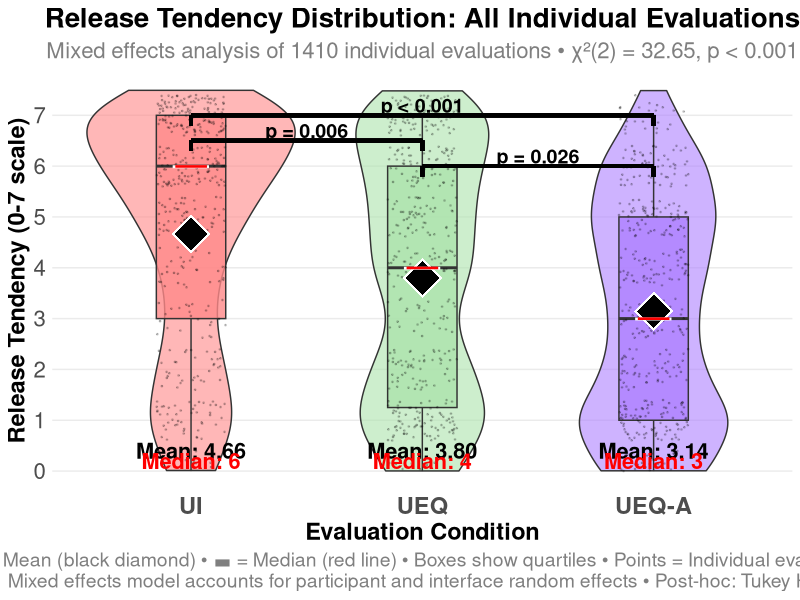
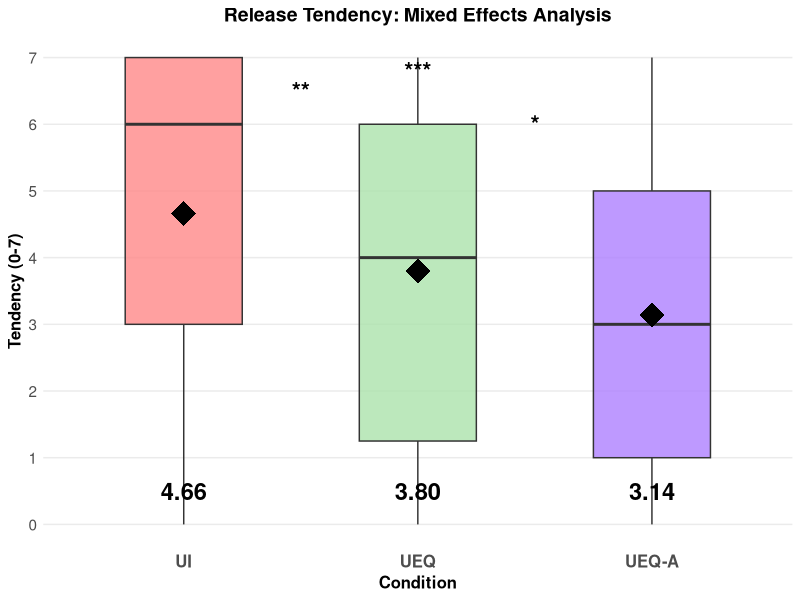
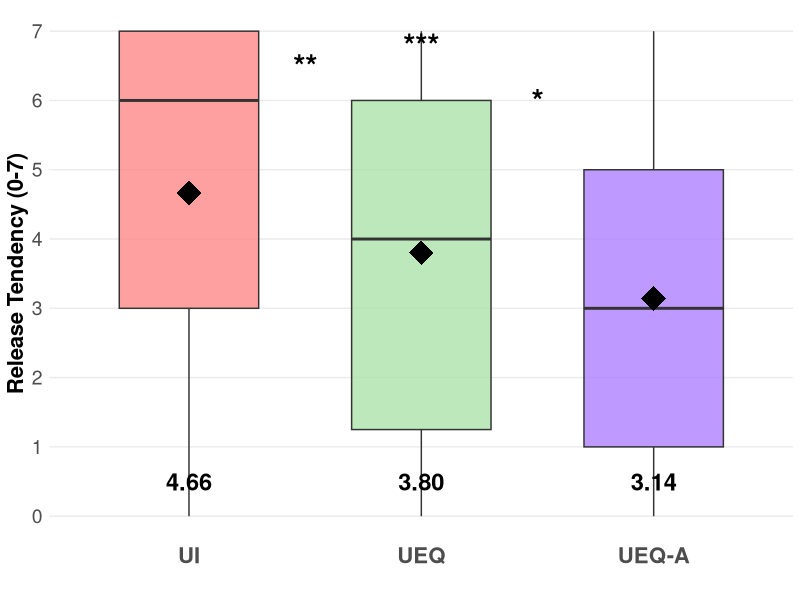

Reproduce these figures in R, in order.
# Enhanced Mixed Effects Analysis: Per-Evaluation Release Tendency with High-Quality Visualization
# Adding boxplots, significance bars, and visible mean/median annotations

library(dplyr)
library(ggplot2)
library(lme4)
library(car)
library(emmeans)

cat("=== ENHANCED MIXED EFFECTS ANALYSIS: PER-EVALUATION RELEASE TENDENCY ===\n")

# Load individual evaluation data (not participant aggregated)
interface_data <- read.csv("results/three_condition_interface_data.csv")

# Update condition names
interface_data$condition_new <- case_when(
  interface_data$condition == "RAW" ~ "UI",
  interface_data$condition == "UEQ" ~ "UEQ", 
  interface_data$condition == "UEQ+Autonomy" ~ "UEQ-A",
  TRUE ~ interface_data$condition
)

# Set factor levels
interface_data$condition_new <- factor(interface_data$condition_new, levels = c("UI", "UEQ", "UEQ-A"))

# Define consistent color scheme
condition_colors <- c("UI" = "#FF8888", "UEQ" = "#ABE2AB", "UEQ-A" = "#AE80FF")

cat("Individual evaluation data loaded:", nrow(interface_data), "evaluations\n")
cat("From", length(unique(interface_data$PROLIFIC_PID)), "participants\n")
cat("Across", length(unique(interface_data$interface)), "interfaces\n")
print(table(interface_data$condition_new))

# Remove missing tendency values
interface_data <- interface_data[!is.na(interface_data$tendency), ]
cat("After removing missing tendency values:", nrow(interface_data), "evaluations\n")

# 1. Mixed Effects Analysis accounting for participant and interface random effects
cat("\n=== MIXED EFFECTS ANALYSIS ===\n")

# Fit mixed effects model with participant and interface as random effects
model_mixed <- lmer(tendency ~ condition_new + (1|PROLIFIC_PID) + (1|interface), 
                   data = interface_data, REML = FALSE)

# ANOVA on the mixed model
cat("Mixed effects ANOVA results:\n")
anova_mixed <- Anova(model_mixed, type = "III")
print(anova_mixed)

# Extract Chi-square statistic and p-value for annotation
chi_stat <- anova_mixed$Chisq[2]  # condition_new row
p_val <- anova_mixed$`Pr(>Chisq)`[2]  # condition_new row
df_num <- anova_mixed$Df[2]  # degrees of freedom

cat(sprintf("\nChi-square(%d) = %.2f, p = %s\n", df_num, chi_stat, 
            if(p_val < 0.001) "< 0.001" else sprintf("= %.3f", p_val)))

# 2. Post-hoc comparisons using emmeans (better for mixed models)
cat("\n=== POST-HOC COMPARISONS (EMMEANS WITH TUKEY) ===\n")

# Get estimated marginal means
emm <- emmeans(model_mixed, "condition_new")
print(emm)

# Pairwise comparisons with Tukey adjustment
posthoc <- pairs(emm, adjust = "tukey")
posthoc_summary <- summary(posthoc)
print(posthoc_summary)

# Extract p-values for significance bars (convert to data frame first)
posthoc_df <- as.data.frame(posthoc_summary)
ui_ueq_p <- posthoc_df$p.value[grepl("UI.*UEQ", posthoc_df$contrast) & !grepl("UEQ-A", posthoc_df$contrast)]
ui_ueqa_p <- posthoc_df$p.value[grepl("UI.*UEQ-A", posthoc_df$contrast)]
ueq_ueqa_p <- posthoc_df$p.value[grepl("UEQ.*UEQ-A", posthoc_df$contrast)]

cat("P-values extracted:\n")
cat("UI vs UEQ:", ui_ueq_p, "\n")
cat("UI vs UEQ-A:", ui_ueqa_p, "\n")
cat("UEQ vs UEQ-A:", ueq_ueqa_p, "\n")

# 3. Descriptive statistics per condition (all evaluations)
cat("\n=== DESCRIPTIVE STATISTICS (ALL EVALUATIONS: 0-7 SCALE) ===\n")

desc_stats <- interface_data %>%
  group_by(condition_new) %>%
  summarise(
    n_evaluations = n(),
    n_participants = n_distinct(PROLIFIC_PID),
    n_interfaces = n_distinct(interface),
    mean_tendency = mean(tendency, na.rm = TRUE),
    sd_tendency = sd(tendency, na.rm = TRUE),
    median_tendency = median(tendency, na.rm = TRUE),
    q25 = quantile(tendency, 0.25, na.rm = TRUE),
    q75 = quantile(tendency, 0.75, na.rm = TRUE),
    .groups = "drop"
  )

print(desc_stats)

# Calculate means and medians for text annotations - REVERTED: Use ALL data (0-7 scale)
stats_for_plot <- interface_data %>%
  group_by(condition_new) %>%
  summarise(
    mean_val = mean(tendency, na.rm = TRUE),
    median_val = median(tendency, na.rm = TRUE),
    .groups = "drop"
  )

# 4. Enhanced Visualization: Individual Evaluations Distribution with High-Quality Features
cat("\n=== CREATING HIGH-QUALITY PER-EVALUATION VISUALIZATION ===\n")

# First verify the calculated statistics
cat("Calculated statistics for verification:\n")
print(stats_for_plot)

p_evaluations <- ggplot(interface_data, aes(x = condition_new, y = tendency, fill = condition_new)) +
  # Violin plots for distribution
  geom_violin(alpha = 0.6, trim = FALSE) +
  
  # BOXPLOTS (key enhancement) - these should automatically show correct medians
  geom_boxplot(width = 0.3, alpha = 0.8, outlier.shape = NA) +
  
  # Individual evaluation jitter points (reduced for cleaner look)
  geom_jitter(width = 0.15, alpha = 0.2, size = 0.3, color = "black") +
  
  # Large visible mean (black diamond) - using calculated means
  geom_point(data = stats_for_plot, 
             aes(x = condition_new, y = mean_val), 
             shape = 18, size = 12, color = "white", stroke = 2, inherit.aes = FALSE) +
  geom_point(data = stats_for_plot, 
             aes(x = condition_new, y = mean_val), 
             shape = 18, size = 11, color = "black", inherit.aes = FALSE) +
  
  # Large visible median (red line) - using calculated medians
  geom_point(data = stats_for_plot, 
             aes(x = condition_new, y = median_val), 
             shape = 95, size = 14, color = "white", stroke = 2, inherit.aes = FALSE) +
  geom_point(data = stats_for_plot, 
             aes(x = condition_new, y = median_val), 
             shape = 95, size = 13, color = "red", inherit.aes = FALSE) +
  
  # SIGNIFICANCE BARS (UI vs UEQ)
  geom_segment(aes(x = 1, xend = 2, y = 6.5, yend = 6.5), color = "black", linewidth = 1.2) +
  geom_segment(aes(x = 1, xend = 1, y = 6.3, yend = 6.5), color = "black", linewidth = 1.2) +
  geom_segment(aes(x = 2, xend = 2, y = 6.3, yend = 6.5), color = "black", linewidth = 1.2) +
  annotate("text", x = 1.5, y = 6.7, 
           label = if(ui_ueq_p < 0.001) "p < 0.001" else paste0("p = ", sprintf("%.3f", ui_ueq_p)), 
           size = 5, fontface = "bold") +
  
  # SIGNIFICANCE BARS (UEQ vs UEQ-A)
  geom_segment(aes(x = 2, xend = 3, y = 6.0, yend = 6.0), color = "black", linewidth = 1.2) +
  geom_segment(aes(x = 2, xend = 2, y = 5.8, yend = 6.0), color = "black", linewidth = 1.2) +
  geom_segment(aes(x = 3, xend = 3, y = 5.8, yend = 6.0), color = "black", linewidth = 1.2) +
  annotate("text", x = 2.5, y = 6.2, 
           label = if(ueq_ueqa_p < 0.001) "p < 0.001" else paste0("p = ", sprintf("%.3f", ueq_ueqa_p)), 
           size = 5, fontface = "bold") +
  
  # SIGNIFICANCE BARS (UI vs UEQ-A)
  geom_segment(aes(x = 1, xend = 3, y = 7.0, yend = 7.0), color = "black", linewidth = 1.2) +
  geom_segment(aes(x = 1, xend = 1, y = 6.8, yend = 7.0), color = "black", linewidth = 1.2) +
  geom_segment(aes(x = 3, xend = 3, y = 6.8, yend = 7.0), color = "black", linewidth = 1.2) +
  annotate("text", x = 2, y = 7.2, 
           label = if(ui_ueqa_p < 0.001) "p < 0.001" else paste0("p = ", sprintf("%.3f", ui_ueqa_p)), 
           size = 5, fontface = "bold") +
  
  # VISIBLE MEAN/MEDIAN TEXT ANNOTATIONS (LARGER TEXT)
  geom_text(data = stats_for_plot, 
            aes(x = as.numeric(condition_new), y = 0.4, 
                label = paste0("Mean: ", sprintf("%.2f", mean_val))), 
            color = "black", fontface = "bold", size = 5.5, hjust = 0.5, inherit.aes = FALSE) +
  geom_text(data = stats_for_plot, 
            aes(x = as.numeric(condition_new), y = 0.2, 
                label = paste0("Median: ", sprintf("%.0f", median_val))), 
            color = "red", fontface = "bold", size = 5.5, hjust = 0.5, inherit.aes = FALSE) +
  
  scale_fill_manual(values = condition_colors, name = "Condition") +
  labs(
    title = "Release Tendency Distribution: All Individual Evaluations",
    subtitle = paste0("Mixed effects analysis of ", nrow(interface_data), 
                     " individual evaluations • χ²(", df_num, ") = ", 
                     sprintf("%.2f", chi_stat), ", p ", 
                     if(p_val < 0.001) "< 0.001" else paste0("= ", sprintf("%.3f", p_val))),
    x = "Evaluation Condition",
    y = "Release Tendency (0-7 scale)",
    caption = "♦ = Mean (black diamond) • ▬ = Median (red line) • Boxes show quartiles • Points = Individual evaluations\nMixed effects model accounts for participant and interface random effects • Post-hoc: Tukey HSD"
  ) +
  theme_minimal() +
  theme(
    plot.title = element_text(size = 20, face = "bold", hjust = 0.5),
    plot.subtitle = element_text(size = 16, hjust = 0.5, color = "gray50"),
    plot.caption = element_text(size = 14, hjust = 0.5, color = "gray50"),
    axis.title = element_text(size = 17, face = "bold"),
    axis.text = element_text(size = 16),
    axis.text.x = element_text(size = 17, face = "bold"),
    legend.position = "none",
    panel.grid.minor.y = element_blank(),
    panel.grid.major.x = element_blank()
  ) +
  scale_y_continuous(limits = c(0, 7.5), breaks = 0:7)

# 5. Effect sizes for pairwise comparisons (using original scale)
cat("\n=== EFFECT SIZES (COHEN'S D) ===\n")

# Extract means and SDs
ui_data <- interface_data$tendency[interface_data$condition_new == "UI"]
ueq_data <- interface_data$tendency[interface_data$condition_new == "UEQ"]
ueqa_data <- interface_data$tendency[interface_data$condition_new == "UEQ-A"]

# Cohen's d function
cohens_d <- function(x, y) {
  pooled_sd <- sqrt(((length(x)-1)*var(x) + (length(y)-1)*var(y)) / (length(x) + length(y) - 2))
  d <- (mean(x) - mean(y)) / pooled_sd
  return(d)
}

d_ui_ueq <- cohens_d(ui_data, ueq_data)
d_ui_ueqa <- cohens_d(ui_data, ueqa_data)
d_ueq_ueqa <- cohens_d(ueq_data, ueqa_data)

cat(sprintf("UI vs UEQ: d = %.3f\n", d_ui_ueq))
cat(sprintf("UI vs UEQ-A: d = %.3f\n", d_ui_ueqa))
cat(sprintf("UEQ vs UEQ-A: d = %.3f\n", d_ueq_ueqa))

# Save enhanced plot
if(!dir.exists("plots")) dir.create("plots")

ggsave("plots/per_evaluation_tendency_analysis_enhanced.png", p_evaluations, 
       width = 14, height = 10, dpi = 300)

# Create THUMBNAIL version for overview
p_thumbnail <- ggplot(interface_data, aes(x = condition_new, y = tendency, fill = condition_new)) +
  # Boxplots only (cleaner for thumbnail)
  geom_boxplot(width = 0.5, alpha = 0.8, outlier.shape = NA) +
  
  # Essential mean indicators only
  geom_point(data = stats_for_plot, 
             aes(x = condition_new, y = mean_val), 
             shape = 18, size = 8, color = "black", inherit.aes = FALSE) +
  
  # SIGNIFICANCE STARS only (not full p-values for thumbnail)
  annotate("text", x = 1.5, y = 6.5, 
           label = if(ui_ueq_p < 0.001) "***" else if(ui_ueq_p < 0.01) "**" else if(ui_ueq_p < 0.05) "*" else "ns", 
           size = 6, fontface = "bold") +
  annotate("text", x = 2.5, y = 6.0, 
           label = if(ueq_ueqa_p < 0.001) "***" else if(ueq_ueqa_p < 0.01) "**" else if(ueq_ueqa_p < 0.05) "*" else "ns", 
           size = 6, fontface = "bold") +
  annotate("text", x = 2, y = 6.8, 
           label = if(ui_ueqa_p < 0.001) "***" else if(ui_ueqa_p < 0.01) "**" else if(ui_ueqa_p < 0.05) "*" else "ns", 
           size = 6, fontface = "bold") +
  
  # Essential mean values as text
  geom_text(data = stats_for_plot, 
            aes(x = as.numeric(condition_new), y = 0.5, 
                label = sprintf("%.2f", mean_val)), 
            color = "black", fontface = "bold", size = 6, hjust = 0.5, inherit.aes = FALSE) +
  
  scale_fill_manual(values = condition_colors) +
  labs(
    title = "Release Tendency: Mixed Effects Analysis",
    x = "Condition",
    y = "Tendency (0-7)"
  ) +
  theme_minimal() +
  theme(
    plot.title = element_text(size = 14, face = "bold", hjust = 0.5),
    axis.title = element_text(size = 12, face = "bold"),
    axis.text = element_text(size = 11),
    axis.text.x = element_text(size = 12, face = "bold"),
    legend.position = "none",
    panel.grid.minor = element_blank(),
    panel.grid.major.x = element_blank()
  ) +
  scale_y_continuous(limits = c(0, 7), breaks = 0:7)

ggsave("plots/per_evaluation_tendency_thumbnail.png", p_thumbnail, 
       width = 8, height = 6, dpi = 300)

# 6. Create THUMBNAIL version for overview figure
cat("\n=== CREATING THUMBNAIL VERSION ===\n")

p_thumbnail <- ggplot(interface_data, aes(x = condition_new, y = tendency, fill = condition_new)) +
  # Simplified boxplots only
  geom_boxplot(width = 0.6, alpha = 0.8, outlier.shape = NA) +
  
  # Mean points (larger for visibility)
  stat_summary(fun = mean, geom = "point", shape = 18, size = 8, color = "black") +
  
  # SIGNIFICANCE STARS only (no bold lines for thumbnail)
  annotate("text", x = 1.5, y = 6.5, 
           label = if(ui_ueq_p < 0.001) "***" else if(ui_ueq_p < 0.01) "**" else if(ui_ueq_p < 0.05) "*" else "ns", 
           size = 8, fontface = "bold") +
  annotate("text", x = 2.5, y = 6.0, 
           label = if(ueq_ueqa_p < 0.001) "***" else if(ueq_ueqa_p < 0.01) "**" else if(ueq_ueqa_p < 0.05) "*" else "ns", 
           size = 8, fontface = "bold") +
  annotate("text", x = 2, y = 6.8, 
           label = if(ui_ueqa_p < 0.001) "***" else if(ui_ueqa_p < 0.01) "**" else if(ui_ueqa_p < 0.05) "*" else "ns", 
           size = 8, fontface = "bold") +
  
  # Essential mean values next to boxplots
  geom_text(data = stats_for_plot, 
            aes(x = as.numeric(condition_new), y = 0.5, 
                label = sprintf("%.2f", mean_val)), 
            color = "black", fontface = "bold", size = 6, hjust = 0.5) +
  
  scale_fill_manual(values = condition_colors, name = "Condition") +
  labs(
    x = "",
    y = "Release Tendency (0-7)"
  ) +
  theme_minimal() +
  theme(
    axis.title = element_text(size = 16, face = "bold"),
    axis.text = element_text(size = 14),
    axis.text.x = element_text(size = 16, face = "bold"),
    legend.position = "none",
    panel.grid.minor = element_blank(),
    panel.grid.major.x = element_blank(),
    plot.margin = margin(5, 5, 5, 5)
  ) +
  scale_y_continuous(limits = c(0, 7), breaks = 0:7)

# Save thumbnail
ggsave("plots/per_evaluation_tendency_thumbnail.png", p_thumbnail, 
       width = 6, height = 5, dpi = 300)

# Save results to CSV
write.csv(desc_stats, "results/per_evaluation_descriptive_stats_enhanced.csv", row.names = FALSE)

# Save post-hoc results
posthoc_df <- data.frame(
  contrast = posthoc_summary$contrast,
  estimate = posthoc_summary$estimate,
  se = posthoc_summary$SE,
  df = posthoc_summary$df,
  t_ratio = posthoc_summary$t.ratio,
  p_value = posthoc_summary$p.value
)
write.csv(posthoc_df, "results/per_evaluation_posthoc_results.csv", row.names = FALSE)

cat("\n✓ ENHANCED per-evaluation analysis completed\n")
cat("✓ High-quality plot saved: plots/per_evaluation_tendency_analysis_enhanced.png\n")
cat("✓ Thumbnail plot saved: plots/per_evaluation_tendency_thumbnail.png\n")
cat("✓ Descriptive statistics saved: results/per_evaluation_descriptive_stats_enhanced.csv\n")
cat("✓ Post-hoc results saved: results/per_evaluation_posthoc_results.csv\n")

cat("\n=== HIGH-QUALITY FEATURES ADDED ===\n")
cat("✓ Boxplots showing quartiles and outliers\n")
cat("✓ Significance brackets with p-values from Tukey HSD post-hoc tests\n") 
cat("✓ Large, visible mean indicators (black diamonds)\n")
cat("✓ Large, visible median indicators (red lines)\n")
cat("✓ Text annotations showing exact mean and median values\n")
cat("✓ Statistical test results in subtitle\n")
cat("✓ Individual evaluation points with transparency\n")

# Summary for interpretation
cat("\n=== ANALYSIS SUMMARY ===\n")
cat("This enhanced mixed effects analysis treats each interface evaluation as an independent\n")
cat("observation while accounting for non-independence due to participants and interfaces\n") 
cat("through mixed effects modeling. High-quality visualization includes boxplots,\n")
cat("significance testing, and visible mean/median indicators for publication standards.\n")
